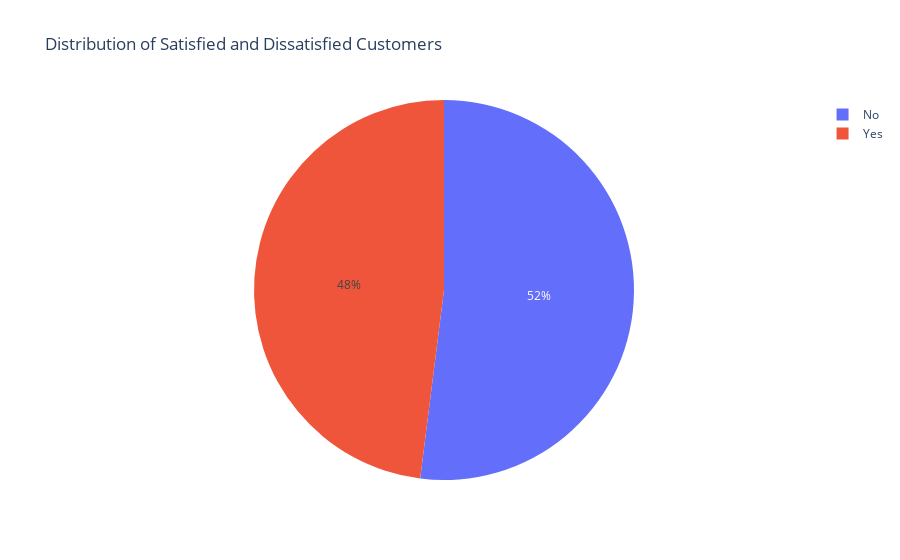

Here is the notebook cell this chart was saved with:
### Code cell
fig = px.pie(df_predict_proportion, values='proportion', names='Satisfaction_binari', title='Distribution of Satisfied and Dissatisfied Customers')
fig.show()

### Figure 1 — Plotly figure (JSON) as saved in the notebook; plotly's stock layout.template omitted (floating-point values rounded to 4 significant figures)
{"data": [{"domain": {"x": [0, 1], "y": [0, 1]}, "hovertemplate": "Satisfaction_binari=%{label}<br>proportion=%{value}<extra></extra>", "labels": ["No", "Yes"], "legendgroup": "", "name": "", "showlegend": true, "type": "pie", "values": [0.52, 0.48]}], "layout": {"legend": {"tracegroupgap": 0}, "title": {"text": "Distribution of Satisfied and Dissatisfied Customers"}}}
